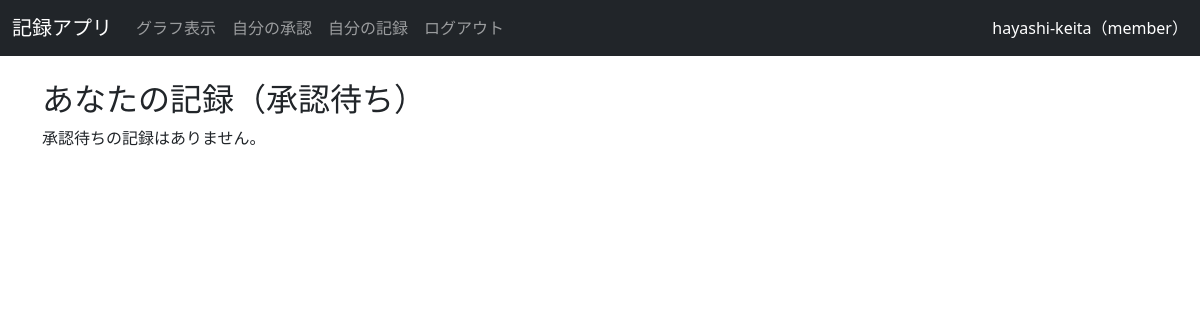
The page /my_approvals (signed in) on the database as committed earlier.
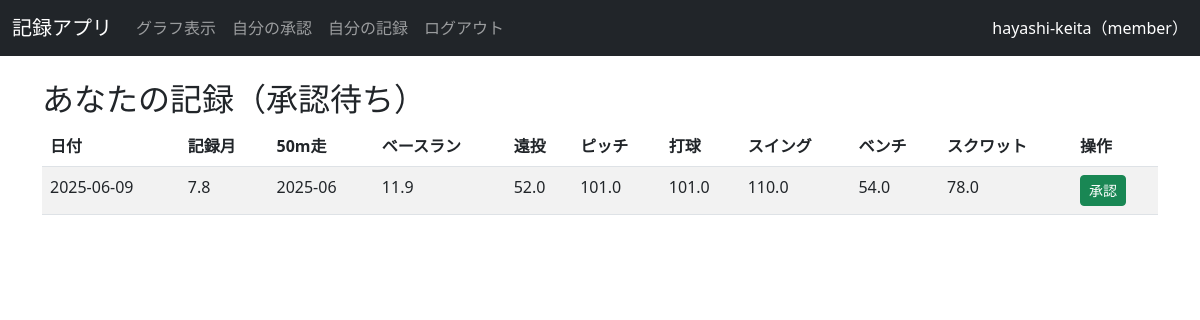
The same page on the database as committed later.
### models.py (models this page shows)
class Record(db.Model):
    id = db.Column(db.Integer, primary_key=True)
    user_id = db.Column(db.Integer, db.ForeignKey('user.id'), nullable=False)
    date = db.Column(db.Date, default=datetime.now)
    month = db.Column(db.String(10))
    grade = db.Column(db.String(10))
    name = db.Column(db.String(50))
    run_50m = db.Column(db.Float)
    base_running = db.Column(db.Float)
    long_throw = db.Column(db.Float)
    pitch_speed = db.Column(db.Float)
    hit_speed = db.Column(db.Float)
    swing_speed = db.Column(db.Float)
    bench_press = db.Column(db.Float)
    squat = db.Column(db.Float)
    member_approval = db.Column(db.Boolean, default=False)
    coach_approval = db.Column(db.Boolean, default=False)

### routes/record.py (the view)
@record.route('/my_approvals', methods=['GET', 'POST'])
@login_required
def my_approvals():
    records = Record.query.filter_by(user_id=current_user.id, member_approval=False).order_by(Record.date.desc()).all()
    return render_template('my_approvals.html', records=records)

### app.py (called while the page is built)
@LoginManager.user_loader  # Flask-Loginが「今ログインしている人」を取得する方法を定義
def load_user(user_id):
    return User.query.get(int(user_id))  # データベースから user_id に一致するユーザーを探して返す

### templates/my_approvals.html
{% extends "layout.html" %}
{% block content %}
<h2>あなたの記録（承認待ち）</h2>
  {% if records %}
  <table class="table table-striped">
      <thead>
        <tr>
          <th>日付</th>
          <th>記録月</th>
          <th>50m走</th>
          <th>ベースラン</th>
          <th>遠投</th>
          <th>ピッチ</th>
          <th>打球</th>
          <th>スイング</th>
          <th>ベンチ</th>
          <th>スクワット</th>
          <th>操作</th>
        </tr>
      </thead>
      <tbody>
        {% for record in records %}
          <tr>
            <td>{{ record.date.strftime('%Y-%m-%d') }}</td>
            <td>{{ record.run_50m }}</td>
            <td>{{ record.month }}</td>
            <td>{{ record.base_running }}</td>
            <td>{{ record.long_throw }}</td>
            <td>{{ record.pitch_speed }}</td>
            <td>{{ record.hit_speed }}</td>
            <td>{{ record.swing_speed }}</td>
            <td>{{ record.bench_press }}</td>
            <td>{{ record.squat }}</td>
            <td>
              {% if not record.member_approval %}
              <form method="post" action="{{ url_for('record.approve_by_member', record_id=record.id) }}">
                <button type="submit" class="btn btn-success btn-sm">承認</button>
              </form>
              {% else %}
                <span class="text-success">承認済</span>
              {% endif %}
            </td>
          </tr>
        {% endfor %}
      </tbody>
    </table>
  {% else %}
    <p>承認待ちの記録はありません。</p>
  {% endif %}
</div>
{% endblock %}

Rows that differ between the two databases and show on the page:
added Record: date "2025-06-09", run_50m "7.8", month "2025-06", base_running "11.9", long_throw "52.0", pitch_speed "101.0", hit_speed "101.0", swing_speed "110.0", bench_press "54.0", squat "78.0"
Other text that changed with them:
text no longer shown: "承認待ちの記録はありません。"
text now shown: "日付 記録月 50m走 ベースラン 遠投 ピッチ 打球 スイング ベンチ スクワット 操作"
